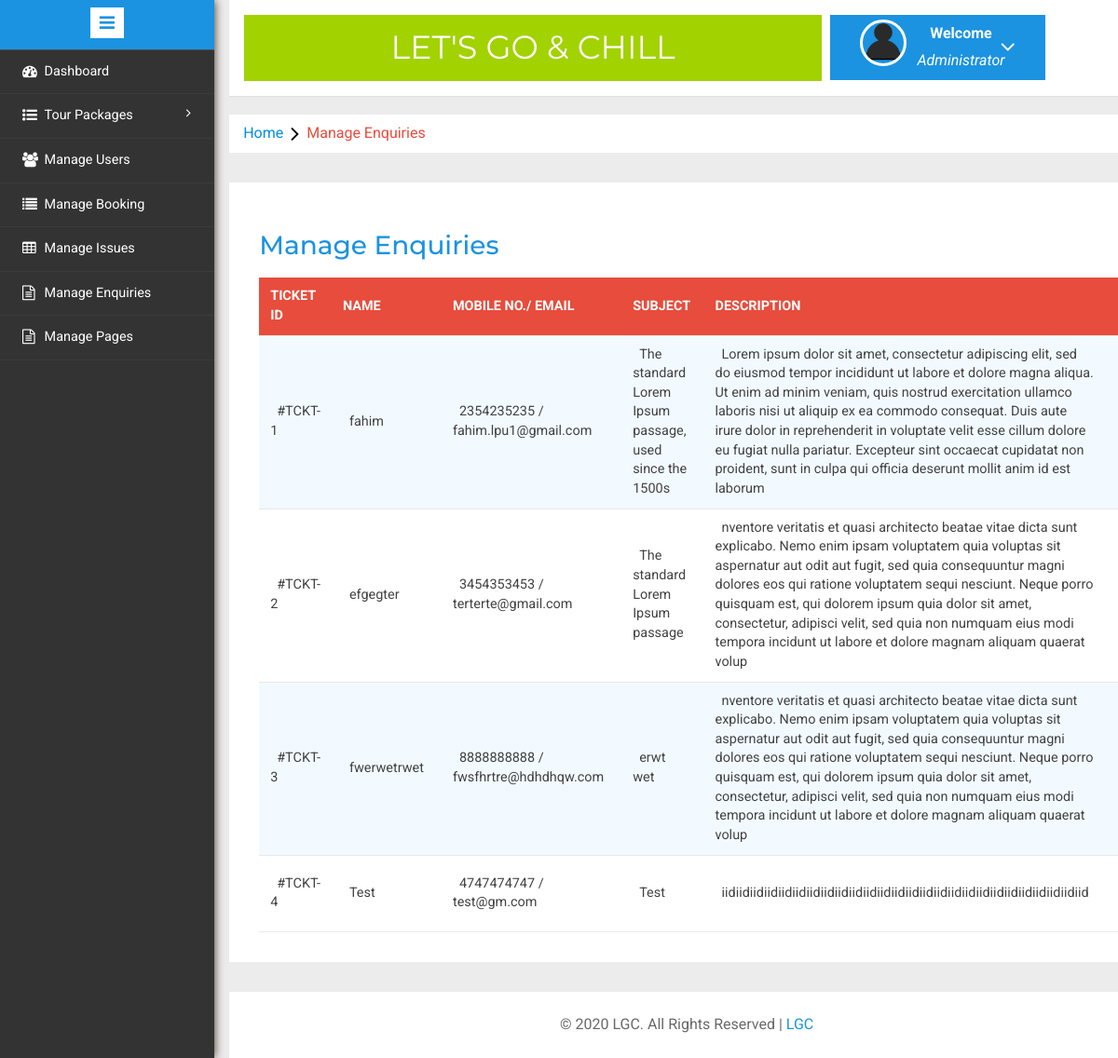
The page /admin/manage-enquires.php (signed in) on the database its author committed.
### tables this page shows
CREATE TABLE `tblenquiry` (
  `id` int(11) NOT NULL,
  `FullName` varchar(100) DEFAULT NULL,
  `EmailId` varchar(100) DEFAULT NULL,
  `MobileNumber` char(10) DEFAULT NULL,
  `Subject` varchar(100) DEFAULT NULL,
  `Description` mediumtext DEFAULT NULL,
  `PostingDate` timestamp NULL DEFAULT current_timestamp(),
  `Status` int(1) DEFAULT NULL
);

### admin/manage-enquires.php (the view, shortened to what this page needs)
<?php
include('includes/config.php');
if(strlen($_SESSION['alogin'])==0)
	{
header('location:index.php');
}
else{
	?>
<!DOCTYPE HTML>
<html>
<head>
<link href="css/bootstrap.min.css" rel='stylesheet' type='text/css' />
<link href="css/style.css" rel='stylesheet' type='text/css' />
<link rel="stylesheet" href="css/morris.css" type="text/css"/>
<link href="css/font-awesome.css" rel="stylesheet">
<link rel="stylesheet" type="text/css" href="css/table-style.css" />
<link rel="stylesheet" type="text/css" href="css/basictable.css" />
<link rel="stylesheet" href="css/icon-font.min.css" type='text/css' />
</head>
<body>
   <div class="page-container">
<div class="left-content">
	   <div class="mother-grid-inner">
				<?php include('includes/header.php');?>
				</div>
<ol class="breadcrumb">
                <li class="breadcrumb-item"><a href="index.html">Home</a><i class="fa fa-angle-right"></i>Manage Enquiries</li>
            </ol>
<div class="agile-grids">
				<div class="agile-tables">
					<div class="w3l-table-info">
					  <h2>Manage Enquiries</h2>
					    <table id="table">
						<thead>
						  <tr>
						  <th>Ticket id</th>
							<th>Name</th>
							<th>Mobile No./ Email</th>
							<th>Subject </th>
							<th>Description </th>
							<th>Posting date </th>
						  </tr>
						</thead>
						<tbody>
<?php $sql = "SELECT * from tblenquiry";
$query = $dbh -> prepare($sql);
$query->execute();
$results=$query->fetchAll(PDO::FETCH_OBJ);
if($query->rowCount() > 0)
{
foreach($results as $result)
{				?>
						  <tr>
							<td width="120">#TCKT-<?php echo htmlentities($result->id);?></td>
							<td width="50"><?php echo htmlentities($result->FullName);?></td>
								<td width="50"><?php echo htmlentities($result->MobileNumber);?> /<br />
								<?php echo $result->EmailId;?></td>
							<td width="200"><?php echo htmlentities($result->Subject);?></a></td>
							<td width="400"><?php echo htmlentities($result->Description);?></td>
								<td width="50"><?php echo htmlentities($result->PostingDate);?></td>
</tr>
						 <?php } }?>
						</tbody>
					  </table>
					</div>
			</div>
<?php include('includes/footer.php');?>
</div>
</div>
						<?php include('includes/sidebarmenu.php');?>
							</div>
</body>
</html>
<?php } ?>

### admin/css/table-style.css (style rules this page uses)
table { background: white; border-collapse: collapse; margin: 1.25em 0 0; width: 100%; }
table tr, table th, table td { border: none; border-bottom: 1px solid #e8e8e8; font-size: .95em; }
table th, table td { padding: 10px 12px; text-align: left; }
table th { background: #e74c3c; color: #fff; text-transform: uppercase; }
table tr td { background: #f3faff; color: #424242; }
table tr:nth-of-type(2n+2) td { background: #ffffff; }
table { width: 100%; }

### rows shown on the page
tblenquiry: id "1", FullName "fahim", MobileNumber "2354235235", EmailId "fahim.lpu1@gmail.com", Subject "The standard Lorem Ipsum passage, used since the 1500s", Description "Lorem ipsum dolor sit amet, consectetur adipiscing elit, sed do eiusmod tempor incididunt ut labore et dolore magna aliqua. Ut enim ad minim veniam, quis nostrud exercitation ullamco laboris nisi ut aliquip ex ea commodo consequat. Duis aute irure dolor in reprehenderit in voluptate velit esse cillum dolore eu fugiat nulla pariatur. Excepteur sint occaecat cupidatat non proident, sunt in culpa qui officia deserunt mollit anim id est laborum"
tblenquiry: id "2", FullName "efgegter", MobileNumber "3454353453", EmailId "terterte@gmail.com", Subject "The standard Lorem Ipsum passage", Description "nventore veritatis et quasi architecto beatae vitae dicta sunt explicabo. Nemo enim ipsam voluptatem quia voluptas sit aspernatur aut odit aut fugit, sed quia consequuntur magni dolores eos qui ratione voluptatem sequi nesciunt. Neque porro quisquam est, qui dolorem ipsum quia dolor sit amet, consectetur, adipisci velit, sed quia non numquam eius modi tempora incidunt ut labore et dolore magnam aliquam quaerat volup"
tblenquiry: id "3", FullName "fwerwetrwet", MobileNumber "8888888888", EmailId "fwsfhrtre@hdhdhqw.com", Subject "erwt wet", Description "nventore veritatis et quasi architecto beatae vitae dicta sunt explicabo. Nemo enim ipsam voluptatem quia voluptas sit aspernatur aut odit aut fugit, sed quia consequuntur magni dolores eos qui ratione voluptatem sequi nesciunt. Neque porro quisquam est, qui dolorem ipsum quia dolor sit amet, consectetur, adipisci velit, sed quia non numquam eius modi tempora incidunt ut labore et dolore magnam aliquam quaerat volup"
tblenquiry: id "4", FullName "Test", MobileNumber "4747474747", EmailId "test@gm.com", Subject "Test", Description "iidiidiidiidiidiidiidiidiidiidiidiidiidiidiidiidiidiidiidiidiidiidiidiidiidiid"
